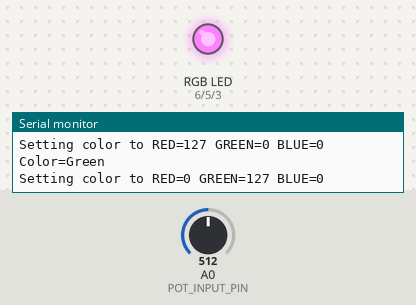
A sketch run on a simulated Arduino Uno, built with avr-gcc and run on an emulated ATmega328P. Shown: an RGB LED mixed from three pins (HIGH = lit), the last lines printed to the serial monitor. Dashed ring = blinking. Inputs (shaded band) come from the test bench; at power-on: A0 (POT_INPUT_PIN) = 512.

Above: at 1.8 s.
1.9 s: A0 (POT_INPUT_PIN) set to 6
6.0 s: A0 (POT_INPUT_PIN) set to 3
At 6.7 s:
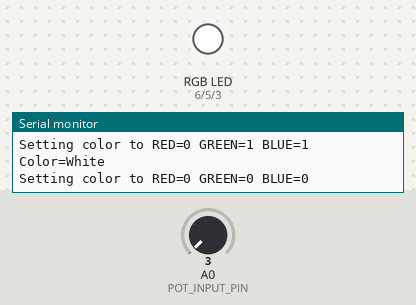
8.5 s: A0 (POT_INPUT_PIN) set to 306
At 9.8 s:
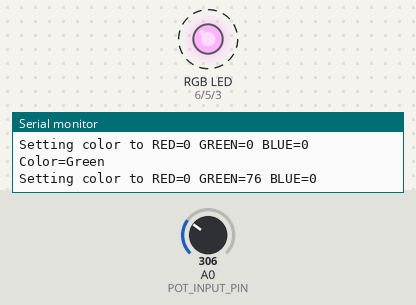
At 10.8 s:
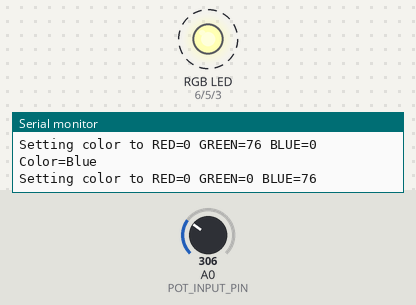
12.6 s: A0 (POT_INPUT_PIN) set to 511
16.7 s: A0 (POT_INPUT_PIN) set to 900
20.8 s: A0 (POT_INPUT_PIN) set to 0
At 22.2 s:
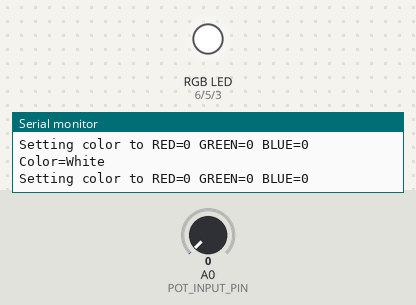
Timing chart, 0 to 23.5 s (numbered marks = the images above; inputs shaded):
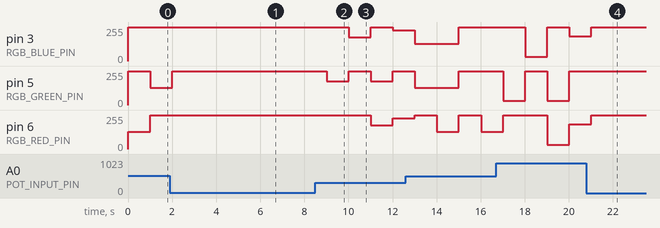

Measured:
- the behaviour switches between 5 and 4 on A0 (POT_INPUT_PIN) (found by bisection; images 0 and 1)
- after the input at 6.0 s, pin 3 (RGB_BLUE_PIN), pin 5 (RGB_GREEN_PIN): 254/255 → 255/255 after 0.01 s instead of 1.0 s; pin 6 (RGB_RED_PIN): stays 255/255 (without the input it goes to 254/255 after 0.01 s)
- after the input at 8.5 s, pin 3 (RGB_BLUE_PIN): 255/255 → 179/255 after 1.5 s, → 255/255 1.0 s later, → 232/255 1.0 s later; pin 5 (RGB_GREEN_PIN): alternates 255/255 for 1.0 s and 179/255 for 1.0 s, starting after 0.51 s; pin 6 (RGB_RED_PIN): 255/255 → 179/255 after 2.5 s, → 232/255 1.0 s later
- after the input at 20.8 s, pin 5 (RGB_GREEN_PIN): stays 255/255 (without the input it goes to 31/255 after 0.22 s); pin 6 (RGB_RED_PIN): goes on until 21.0 s, then stays 255/255
- by itself, pin 5 (RGB_GREEN_PIN): alternates 255/255 for 1.0 s and 254/255 for 1.0 s

The sketch:

TrimpotRGBBrightnessSimple.ino
```cpp
/*
 * This example reads in a potentiometer value (from A0) and sets the brightness
 * of an RGB LED. While more straightforward than TrimpotRGBBrightness, it uses
 * delay() function calls which makes the prototype seem less responsive to changes
 * in the potentiometer.
 *
 * By Jon Froehlich
 * http://makeabilitylab.io
 *
 * Adapted from https://learn.adafruit.com/adafruit-arduino-lesson-3-rgb-leds?view=all
 */

// Change this to 0 if you are working with a common cathode RGB LED
// We purchased Common Anode RGB LEDs for class: https://www.adafruit.com/product/159
const boolean COMMON_ANODE = true;

const int RGB_RED_PIN = 6;
const int RGB_GREEN_PIN  = 5;
const int RGB_BLUE_PIN  = 3;
const int POT_INPUT_PIN = A0;
const int DELAY = 1000; // delay in ms between changing colors

void setup() {
  // Set the RGB pins to output
  pinMode(RGB_RED_PIN, OUTPUT);
  pinMode(RGB_GREEN_PIN, OUTPUT);
  pinMode(RGB_BLUE_PIN, OUTPUT);

  // Turn on Serial so we can verify expected colors via Serial Monitor
  Serial.begin(9600);
}

void loop() {

  Serial.println("Color=Red");
  setColor(255, 0, 0);  // red
  delay(DELAY);

  Serial.println("Color=Green");
  setColor(0, 255, 0);  // green
  delay(DELAY);

  Serial.println("Color=Blue");
  setColor(0, 0, 255);  // blue
  delay(DELAY);

  Serial.println("Color=Yellow");
  setColor(255, 255, 0);  // yellow
  delay(DELAY);

  Serial.println("Color=Purple");
  setColor(80, 0, 80);  // purple
  delay(DELAY);

  Serial.println("Color=Aqua");
  setColor(0, 255, 255);  // aqua
  delay(DELAY);

  Serial.println("Color=White");
  setColor(255, 255, 255);  // white
  delay(DELAY);

  Serial.println("Color=Off");
  setColor(0, 0, 0);  // white
  delay(DELAY);
}

/**
 * setColor takes in values between 0 - 255 for the amount of red, green, and blue, respectively
 * where 255 is the maximum amount of that color and 0 is none of that color. You can illuminate
 * all colors by intermixing different combinations of red, green, and blue. The function also
 * reads from POT_INPUT_PIN to retrieve a brightness value
 *
 * This function is based on https://gist.github.com/jamesotron/766994
 *
 */
void setColor(int red, int green, int blue)
{
  // read the potentiometer value. we have to keep reading this value
  // on every setColor call in case it changed
  int potVal = analogRead(POT_INPUT_PIN);

  // convert potentiometer value to a fraction between 0 and 1 where
  // 1 is brightest (1023 is the maximum analog input value).
  float brightness = potVal / 1023.0;

  // set the color brightness
  red = red * brightness;
  green = green * brightness;
  blue = blue * brightness;

  Serial.print("Setting color to");
  Serial.print(" RED=");
  Serial.print(red);
  Serial.print(" GREEN=");
  Serial.print(green);
  Serial.print(" BLUE=");
  Serial.println(blue);

  // If a common anode LED, invert values
  if(COMMON_ANODE == true){
    red = 255 - red;
    green = 255 - green;
    blue = 255 - blue;
  }
  analogWrite(RGB_RED_PIN, red);
  analogWrite(RGB_GREEN_PIN, green);
  analogWrite(RGB_BLUE_PIN, blue);
}
```
